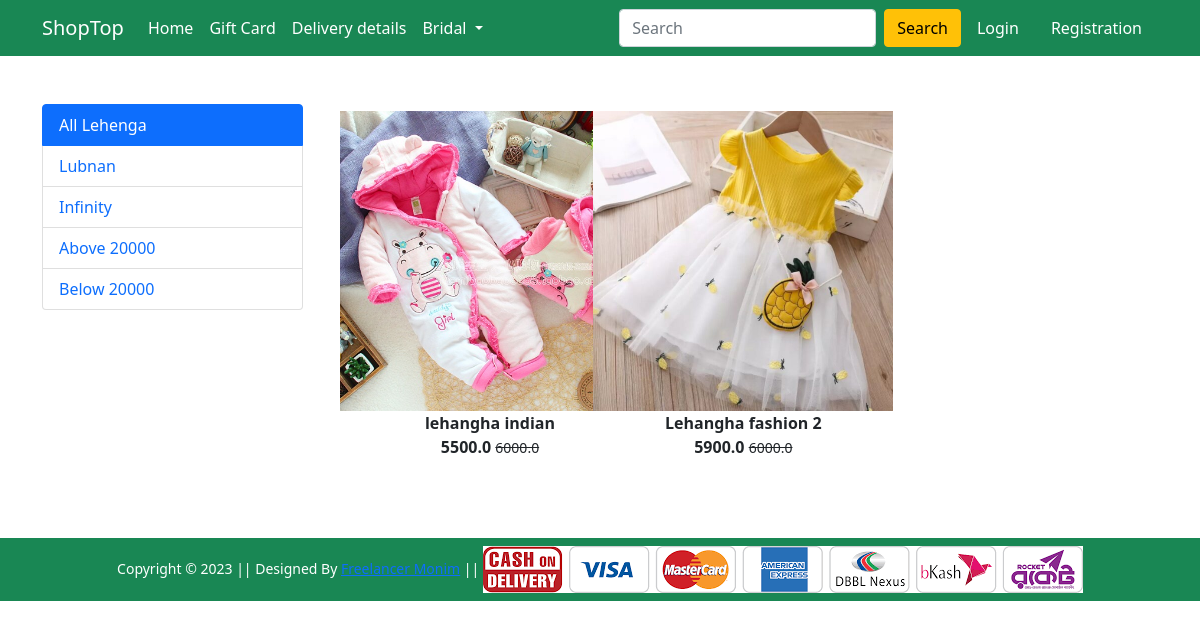
The app's page /lehenga/ with its own data.
### Shop/models.py (models this page shows, shortened)
class Product(models.Model):
    title = models.CharField(max_length=100)
    seling_price = models.FloatField()
    discounted_price = models.FloatField()
    description = models.TextField()
    brand = models.CharField(max_length=100)
    category = models.CharField(choices=CATEGORY_CHOICES,max_length=100)
    product_image = models.ImageField(upload_to='productimg')

### Shop/views.py (the view)
# urls.py: path('lehenga/', views.lehenga, name='lehenga'),
def lehenga(request, data =None):
    totalitem = 0
    if data == None:
       lehengas = Product.objects.filter(category = 'L')
    elif data == 'lubnan' or data == 'infinity':
         lehengas = Product.objects.filter(category = 'L').filter(brand=data)
    elif data == 'below':
         lehengas = Product.objects.filter(category = 'L').filter(discounted_price__lt=20000)
    elif data == 'above':
         lehengas = Product.objects.filter(category = 'L').filter(discounted_price__gt=20000)
    if request.user.is_authenticated:
          totalitem = len(Cart.objects.filter(user=request.user))
    return render(request, 'shop/lehenga.html', {'lehengas':lehengas,'totalitem': totalitem})

### Shop/templates/Shop/lehenga.html (shortened to what this page needs)
{% extends 'Shop/base.html' %}
{% load static %}
{% block main-content %}
<div class="container my-5">
    <div class="row">
        <div class="col-sm-3">
            <div class="list-group">
                <a href="{% url 'lehenga'%}" class="list-group-item list-group-item-action active" aria-current="true">
                    All Lehenga
                </a>
                <a href="{% url 'lehengaitem' 'lubnan' %}" class="list-group-item list-group-item-action-active" aria-current="true">
                    Lubnan
                </a>
                <a href="{% url 'lehengaitem' 'infinity' %}" class="list-group-item list-group-item-action-active" aria-current="true">
                    Infinity
                </a>
                <a href="{% url 'lehengaitem' 'above' %}" class="list-group-item list-group-item-action-active" aria-current="true">
                    Above 20000
                </a>
                <a href="{% url 'lehengaitem' 'below' %}" class="list-group-item list-group-item-action-active" aria-current="true">
                    Below 20000
                </a>
            </div>
        </div>
        <div class="col-sm-8 ">
            <div class="row">
                {% for product in lehengas %}
                <div class="col-sm-4 text-center mb-4">
                    <a href="{% url 'product-detail' product.id %}" class="btn">
                        <div class="item">
                            <div class="margin-right"><img src="{{product.product_image.url}}" alt="" height="300" class=""></div>
                            <div class="fw-bold">{{product.title}}</div>
                            <div class="fw-bold">{{product.discounted_price}} <small class="fw-light text-decoration-line-through">{{product.seling_price}}</small></div>
                        </div>
                    </a>
                </div>
                {% endfor %}
            </div>
        </div>
    </div>
</div>
{% endblock main-content %}

### records on screen
Product: product_image (picture), title "lehangha indian", discounted_price "5500.0", seling_price "6000.0"
Product: product_image (picture), title "Lehangha fashion 2", discounted_price "5900.0", seling_price "6000.0"
